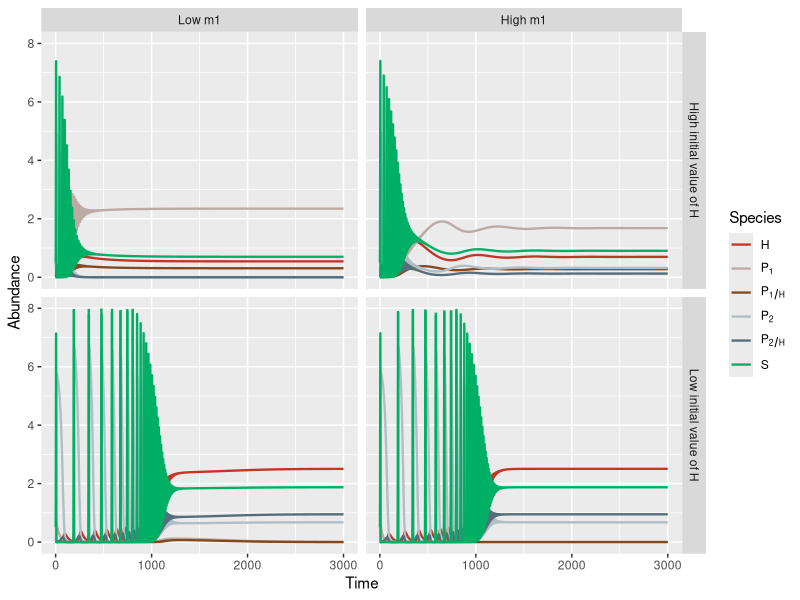

Write the R code that produced this figure. (Note: this script raises an error after producing the figure.)
####LV model for project
library(deSolve)
library(tidyverse)
library(patchwork)

times <- seq(0, 3000, by = 0.1)

#state
ini_High_H <- c(H = 0.5, P1H = 0, P2H = 0, P1 = 0.01, P2 = 0.01, S = 0.5) #ini_1 (P1win)
ini_Low_H <- c(H = 0.01, P1H = 0, P2H = 0, P1 = 0.01, P2 = 0.01, S = 0.5) #ini_2 (P2win)

#parms
parms_E1H_E2H = 
  c(epsilon = 1,
    r = 1, K = 10,
    a1 = 0.35, a2 = 0.5, psi1 = 1, psi2 = 1, e1 = 0.5, e2 = 0.5,
    b1 = 0.2, b2 = 0.45, m1 = 0.03, m2 = 0.001, e1H = 0.5, e2H = 0.5,
    o1 = 0.8, o2 = 0.8, h1 = 1, h2 = 1, c1 = 0.9, c2 = 0.9, d = 0.03, DL = 0)
parms_EC_E2H = 
  c(epsilon = 1,
    r = 1, K = 10,
    a1 = 0.35, a2 = 0.5, psi1 = 1, psi2 = 1, e1 = 0.5, e2 = 0.5,
    b1 = 0.2, b2 = 0.45, m1 = 0.045, m2 = 0.001, e1H = 0.5, e2H = 0.5,
    o1 = 0.8, o2 = 0.8, h1 = 1, h2 = 1, c1 = 0.9, c2 = 0.9, d = 0.03, DL = 0)


TimeSeries = function(times, state, parms){
  M2 <- function(times, state, parms) {
    with(as.list(c(state, parms)), {
      dH_dt = (h1 * o1 * P1H) + (h2 * o2 * P2H) - (c1 * b1 * P1 + c2 * b2 * P2) * H - (d * H)
      dP1H_dt = (b1 * P1 * H) + DL * (e1H * psi1 * a1 * P1H * S) - (o1 + m1) * P1H
      dP2H_dt = (b2 * P2 * H) + DL * (e2H * psi2 * a2 * P2H * S) - (o2 + m2) * P2H
      dP1_dt = (e1 * a1 * P1) * S - (b1 * P1) * H + (1 - DL) * (e1H * psi1 * a1 * P1H * S) - m1 * P1
      dP2_dt = (e2 * a2 * P2) * S - (b2 * P2) * H + (1 - DL) * (e2H * psi2 * a2 * P2H * S) - m2 * P2
      dS_dt = (r * S * (1-S/K) - (a1 * P1 + a2 * P2 + psi1 * a1 * P1H + psi2 * a2 * P2H) * S)
      return(list(c(dH_dt, dP1H_dt, dP2H_dt, dP1_dt, dP2_dt, dS_dt)))
    })
  }
  pop_size = ode(func = M2, times = times, y = state, parms = parms)
  pop_size %>%
    as.data.frame() #%>%
    # filter(time %% 1 == 0) %>%
    # pivot_longer(cols = c("H", "P1H", "P2H", "P1", "P2", "S"),
    #              names_to = "species", values_to = "biomass") %>%
    # ggplot(mapping = aes(x = time, y = biomass, color = species)) +
    # labs(x = "Time", y = "Abundance") +
    # geom_line(lwd = 1) +
    # scale_y_continuous(limits = c(0, 8))+
    # scale_colour_manual(labels = c("H" = "H", "P1" = expression(P[1]), "P1H" = expression(P[1/H]), "P2" = expression(P[2]), "P2H" = expression(P[2/H]), "S" = "S"),
    #                     values = c("H" = "#C03728", "P1" = "#BCAAA4", "P1H" = "#82491E",
    #                                "P2" = "#B0BEC5", "P2H" = "#546E7A", "S" = "#00AF66"))
}

High_H_E1H_E2H = TimeSeries(times, ini_High_H, parms_E1H_E2H)
Low_H_E1H_E2H = TimeSeries(times, ini_Low_H, parms_E1H_E2H)
High_H_EC_E2H = TimeSeries(times, ini_High_H, parms_EC_E2H)
Low_H_EC_E2H = TimeSeries(times, ini_Low_H, parms_EC_E2H)

High_H_E1H_E2H$ASS = "E1H or E2H"
Low_H_E1H_E2H$ASS = "E1H or E2H"
High_H_EC_E2H$ASS = "EC or E2H"
Low_H_EC_E2H$ASS = "EC or E2H"

High_H_E1H_E2H$m1 = "Low m1"
Low_H_E1H_E2H$m1 = "Low m1"
High_H_EC_E2H$m1 = "High m1"
Low_H_EC_E2H$m1 = "High m1"

High_H_E1H_E2H$ini = "High initial value of H"
Low_H_E1H_E2H$ini = "Low initial value of H"
High_H_EC_E2H$ini = "High initial value of H"
Low_H_EC_E2H$ini = "Low initial value of H"

D = 
  do.call("rbind", list(High_H_E1H_E2H, Low_H_E1H_E2H, High_H_EC_E2H, Low_H_EC_E2H)) %>%
  ##or using bind_rows()
  pivot_longer(cols = c("H", "P1H", "P2H", "P1", "P2", "S"),
               names_to = "species", values_to = "biomass")

#D$m1 = factor(D$m1, levels = c("High m1", "Low m1"))
#D$ini = factor(D$ini, levels = c("High initial value of H", "Low initial value of H"))

TimePlot =
D %>%
  ggplot(data = D, mapping = aes(x = time, y = biomass, color = species))+
  geom_line(lwd = 0.8) +
  labs(x = "Time", y = "Abundance")+
  scale_y_continuous(limits = c(0, 8))+
  scale_colour_manual("Species", labels = c("H" = "H", "P1" = expression(P[1]), "P1H" = expression(P[1/H]), "P2" = expression(P[2]), "P2H" = expression(P[2/H]), "S" = "S"),
                      values = c("H" = "#C03728", "P1" = "#BCAAA4", "P1H" = "#82491E",
                                 "P2" = "#B0BEC5", "P2H" = "#546E7A", "S" = "#00AF66"))+
  facet_grid(ini ~ fct_rev(m1))

heatmap = heatmap + labs(tag = "(A)") + theme(plot.tag.position = c(0.05, 0.99))


TimePlot = TimePlot + labs(tag = "(B)") + theme(plot.tag.position = c(0, 0.99))

heatmap + plot_spacer() + TimePlot + 
  plot_layout(widths = c(5, 0.2, 8)) & 
  theme(plot.tag = element_text(size = 20, face = "bold"))

heatmap + plot_spacer() + TimePlot + plot_layout(widths = c(5, 1, 10))

ggsave("ESJ Heatmap and ASS time series.png", width = 30, height = 11.25, units = "cm", dpi = 800)
